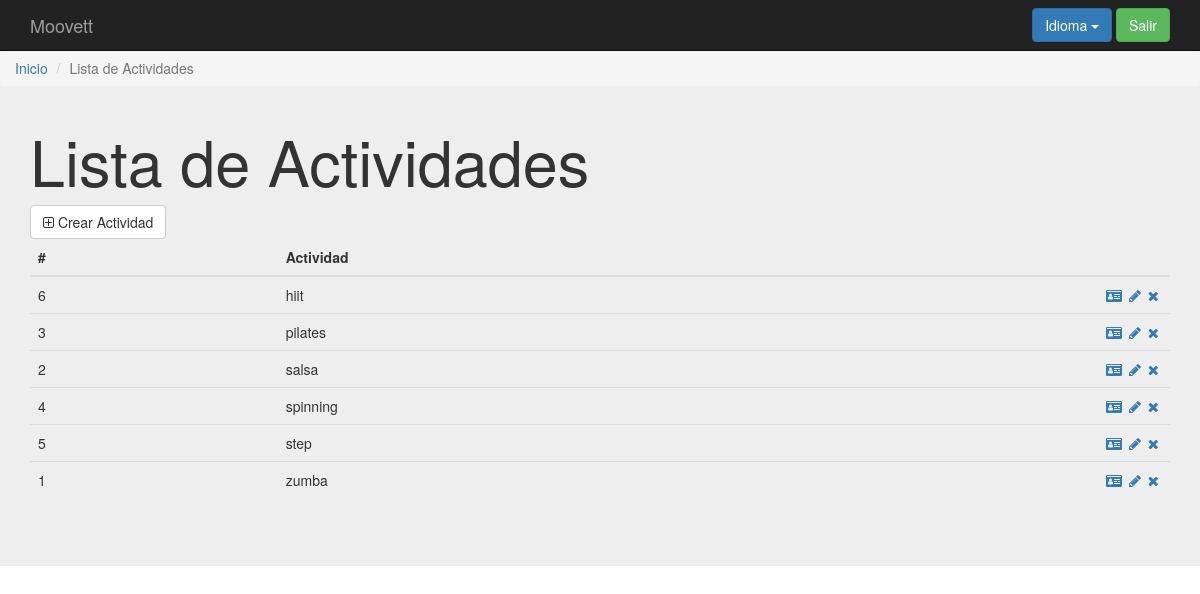
Page /index.php?controller=activity&action=show (signed in) on the committed database.
### tables this page shows
create table `actividad` (
`id` int(11) not null,
  `nombre` varchar(10) not null,
  `capacidad` smallint(6) not null,
  `precio` smallint(6) not null,
  `categoria_id` int(11) not null
);

### core/ViewManager.php (called while the page is built, shortened)
<?php
class ViewManager {
    private $variables = array();
    public function setVariable($varname, $value, $flash=false) {
        $this->variables[$varname] = $value;
    }
    public function getVariable($varname, $default=NULL) {
        if (!isset($this->variables[$varname])) {
            return $default;
        }
        return $this->variables[$varname];
    }
    public function render($controller, $viewname) {
        include(__DIR__."/../Views/$controller/$viewname.php");
    }
    private static $viewmanager_singleton = NULL;
    public static function getInstance() {
        if (self::$viewmanager_singleton == null) {
            self::$viewmanager_singleton = new ViewManager();
        }
        return self::$viewmanager_singleton;
    }
}

### Controllers/ACTIVITY_Controller.php (called while the page is built, shortened)
<?php
require_once(__DIR__."/../core/ViewManager.php");
require_once(__DIR__."/../core/I18n.php");
require_once(__DIR__."/../Models/Activity.php");
require_once(__DIR__."/../Models/ACTIVITY_Model.php");
class ACTIVITY_Controller extends BaseController {
    private $activityMapper;
    public function __construct() {
        $this->activityMapper = new ACTIVITY_Model();
        $this->view->setLayout("default");
    }
    public function show(){
        $activitys = $this->activityMapper->fetch_all();
        $this->view->setVariable("activitys", $activitys);
        $this->view->render("activity", "ACTIVITY_SHOW_Vista");
    }
}

### index.php (called while the page is built, shortened)
<?php
function run() {
    try{
        $controller = loadController($_GET["controller"]);
        $actionName = $_GET["action"];
        $controller->$actionName();
    } catch(Exception $ex) {
        die($ex->getMessage());
  }
}
function loadController($controllerName) {
    return new $controllerClassName();
}
run();
?>

### core/I18n.php (called while the page is built, shortened)
<?php
class I18n {
  private $messages;
  public function setLanguage($language) {
    $this->messages = $i18n_messages;
  }
  public function i18n($key) {
    if (isset($this->messages[$key])){
      return $this->messages[$key];
    }else{
      return $key;
    }
  }
  private static $i18n_singleton = null;
  public static function getInstance() {
    if (self::$i18n_singleton == NULL) {
      self::$i18n_singleton = new I18n();
    }
    return self::$i18n_singleton;
  }
}
function i18n($key) {
  return I18n::getInstance()->i18n($key);
}

### Models/Activity.php (called while the page is built, shortened)
<?php
class Activity {
    private $id;
    private $nombre;
    public function __construct($id=NULL, $nombre=NULL, $capacidad=NULL, $precio=NULL, $descuento_id=NULL, $categoria_id=NULL, $extra_discount=NULL ) {
        $this->id = $id;
        $this->nombre = $nombre;
    }
    public function getID() {
        return $this->id;
    }
    public function getActivityName() {
        return $this->nombre;
    }
}

### Models/ACTIVITY_Model.php (called while the page is built, shortened)
<?php
require_once(__DIR__."/../core/PDOConnection.php");
class ACTIVITY_Model {
    private $db;
    public function __construct() {
        $this->db = PDOConnection::getInstance();
    }
    public function fetch_all(){
        $sql = $this->db->prepare("SELECT * FROM actividad ORDER BY nombre");
        $sql->execute();
        $activitys_db = $sql->fetchAll(PDO::FETCH_ASSOC);
        $activitys = array();
        foreach ($activitys_db as $activity) {
            array_push($activitys, new Activity($activity["id"], $activity["nombre"],$activity["capacidad"],$activity["precio"],$activity["categoria_id"]));
        }
        return $activitys;
    }
}

### core/PDOConnection.php (called while the page is built)
<?php
class PDOConnection {
    private static $dbhost = "127.0.0.1";
    private static $dbname = "moovett";
    private static $dbuser = "moovett";
    private static $dbpass = "moovett";
    private static $db_singleton = null;
    public static function getInstance() {
        if (self::$db_singleton == null) {
            self::$db_singleton = new PDO(
                "mysql:host=".self::$dbhost.";dbname=".self::$dbname.";charset=utf8",
                self::$dbuser,
                self::$dbpass,
                array(
                    PDO::ATTR_EMULATE_PREPARES => false,
                    PDO::ATTR_ERRMODE => PDO::ERRMODE_EXCEPTION
                )
            );
        }
        return self::$db_singleton;
    }
}
?>

### Views/activity/ACTIVITY_SHOW_Vista.php (the view, shortened to what this page needs)
<?php
require_once(__DIR__."/../../core/ViewManager.php");
$view = ViewManager::getInstance();
$view->setVariable("title", "Manage Activitys");
$activitys = $view->getVariable("activitys");
?>
<div class="jumbotron">
  <div class="design">
  <ol class="breadcrumb">
    <li class="breadcrumb-item"><a href="index.php?controller=user&amp;action=login"><?= i18n("Home") ?></a></li>
    <li class="breadcrumb-item active"><?= i18n("List of Activities") ?></li>
  </ol>
  </div>
    <div class="container">
        <h1><?= i18n("List of Activities")?></h1>
	<a href="index.php?controller=activity&action=add" class="btn btn-default"><i class="fa fa-plus-square-o" aria-hidden="true"></i> <?= i18n("Create Activity")?></a>
<table class="table">
      <thead>
        <tr>
          <th>#</th>
          <th><?= i18n("Activity")?></th>
          <th style="width: 72px;"></th>
        </tr>
      </thead>
      <tbody>
	  <?php foreach($activitys as $activity){ ?>
          <tr>
	  <td><?php echo $activity->getID(); ?></td>
          <td><?php echo $activity->getActivityName(); ?></td>
          <td>
              <a href="index.php?controller=activity&action=showone&id=<?php echo $activity->getID();  ?>"><i class="fa fa-id-card" aria-hidden="true"></i></a>
              <a href="index.php?controller=activity&action=edit&id=<?php echo $activity->getID();  ?>"><i class="fa fa-pencil fa-fw" aria-hidden="true"></i></a>
              <a href="index.php?controller=activity&action=delete&id=<?php echo $activity->getID();  ?>" role="button" data-toggle="modal"><i class="fa fa-times" aria-hidden="true"></i></a>
          </td>
        </tr>
	<?php } ?>
      </tbody>
</table>
    </div>
</div>

### css/style.css (style rules this page uses)
body { padding-top: 50px; padding-bottom: 20px; }
.design { margin-top:-48px !important; }

### rows in the picture
actividad: id "6", nombre "hiit"
actividad: id "3", nombre "pilates"
actividad: id "2", nombre "salsa"
actividad: id "4", nombre "spinning"
actividad: id "5", nombre "step"
actividad: id "1", nombre "zumba"

### other values in the picture
i18n("Language") "Idioma"
i18n("Logout") "Salir"
i18n("Home") "Inicio"
i18n("List of Activities") "Lista de Actividades"
i18n("Create Activity") "Crear Actividad"
i18n("Activity") "Actividad"
